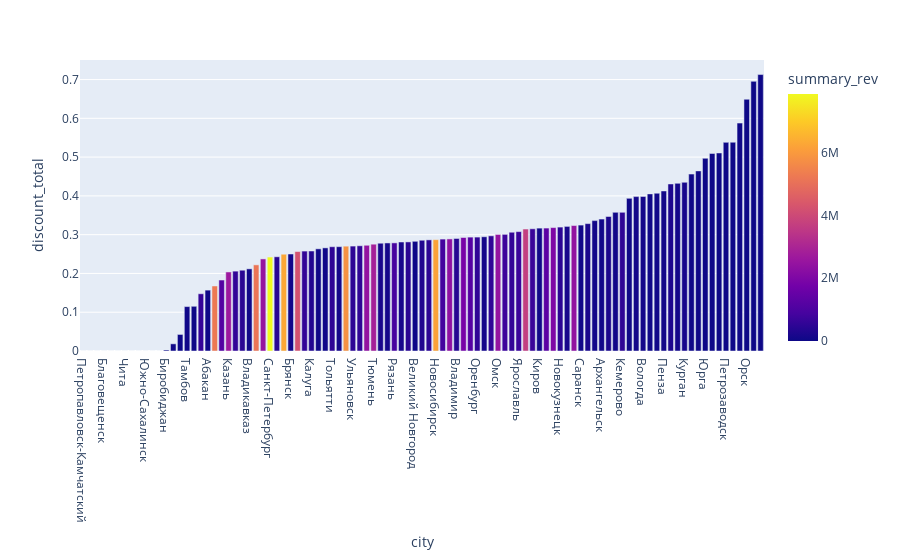

The code cell stored with this chart in its notebook:
### Markdown cell above
доля именно дискаунта в чеке то есть грубо говоря разница между ценой за которую был куплен товар и изначальной ценой (до дискаунта) 

из этого графика можно сделать вывод что в городах где покупают не так много предпочитают покупать по огромному дискаунту (правая часть графика) 

в городах же где суммарное revenue повыше доля дискаунта значительно меньше (опять кстати среди относительно крупных покупателей выделяются города расположенные в сибири и на урале)

### Code cell
px.bar(compare_disc.query('city!="Москва"').sort_values('discount_total'), x = 'city',y ='discount_total', 
       hover_data= ['summary_rev'], color = 'summary_rev')

### Figure 1 — Plotly figure (JSON) as saved in the notebook; plotly's stock layout.template omitted (floating-point values rounded to 4 significant figures)
{"data": [{"alignmentgroup": "True", "customdata": [[10950.0], [17750.0], [8380.0], [5065.0], [12140.0], [7255], [10700.0], [5685.0], [745], [10178], [30160.0], [9284.0], [9859.0], [49782], [22930.0], [66770.0], [11330.0], [612600.0], [48890.0], [5246000.0], [1151000.0], [2639000.0], [583500.0], [430300.0], [58200.0], [5143000.0], [2496000.0], [7864000.0], [430500.0], [6269000.0], [99040.0], [4220000.0], [588100.0], [329400.0], [40670.0], [65280.0], [509300.0], [120100.0], [5828000.0], [493900.0], [521100.0], [2435000.0], [2846000.0], [190300.0], [128100.0], [886100.0], [171800.0], [448000.0], [21340.0], [289900.0], [483300.0], [6186000.0], [848100.0], [2359000.0], [405800.0], [1873000.0], [1174000.0], [540400.0], [120600.0], [547800.0], [2476000.0], [738800.0], [595600.0], [704800.0], [3702000.0], [672800.0], [61590.0], [1285000.0], [1998000.0], [478300.0], [180800.0], [2421000.0], [80460.0], [208100.0], [92640.0], [73700.0], [227100.0], [79990.0], [517900.0], [50650.0], [97370.0], [108700.0], [53680.0], [57540.0], [87140.0], [249300.0], [104200.0], [167600.0], [51550.0], [46090.0], [12730.0], [35230.0], [18210.0], [37350.0], [27190.0], [39760.0], [15720.0], [4953.0], [15090.0]], "hovertemplate": "city=%{x}<br>discount_total=%{y}<br>summary_rev=%{marker.color}<extra></extra>", "legendgroup": "", "marker": {"color": [10950.0, 17750.0, 8380.0, 5065.0, 12140.0, 7255, 10700.0, 5685.0, 745, 10178, 30160.0, 9284.0, 9859.0, 49782, 22930.0, 66770.0, 11330.0, 612600.0, 48890.0, 5246000.0, 1151000.0, 2639000.0, 583500.0, 430300.0, 58200.0, 5143000.0, 2496000.0, 7864000.0, 430500.0, 6269000.0, 99040.0, 4220000.0, 588100.0, 329400.0, 40670.0, 65280.0, 509300.0, 120100.0, 5828000.0, 493900.0, 521100.0, 2435000.0, 2846000.0, 190300.0, 128100.0, 886100.0, 171800.0, 448000.0, 21340.0, 289900.0, 483300.0, 6186000.0, 848100.0, 2359000.0, 405800.0, 1873000.0, 1174000.0, 540400.0, 120600.0, 547800.0, 2476000.0, 738800.0, 595600.0, 704800.0, 3702000.0, 672800.0, 61590.0, 1285000.0, 1998000.0, 478300.0, 180800.0, 2421000.0, 80460.0, 208100.0, 92640.0, 73700.0, 227100.0, 79990.0, 517900.0, 50650.0, 97370.0, 108700.0, 53680.0, 57540.0, 87140.0, 249300.0, 104200.0, 167600.0, 51550.0, 46090.0, 12730.0, 35230.0, 18210.0, 37350.0, 27190.0, 39760.0, 15720.0, 4953.0, 15090.0], "coloraxis": "coloraxis"}, "name": "", "offsetgroup": "", "orientation": "v", "showlegend": false, "textposition": "auto", "type": "bar", "x": ["Петропавловск-Камчатский", "Кызыл", "Магадан", "Благовещенск", "Улан-Удэ", "Нарьян-Мар", "Чита", "Элиста", "Анадырь", "Южно-Сахалинск", "Якутск", "Хабаровск", "Биробиджан", "Махачкала", "Владивосток", "Тамбов", "Нальчик", "Одинцово", "Абакан", "Московская Область", "Балашиха", "Казань", "Подольск", "Ногинск", "Владикавказ", "Екатеринбург", "Нижний Новгород", "Санкт-Петербург", "Курск", "Ростов-на-Дону", "Брянск", "Самара", "Астрахань", "Калуга", "Стерлитамак", "Пятигорск", "Тольятти", "Орел", "Краснодар", "Ульяновск", "Иваново", "Уфа", "Тюмень", "Липецк", "Смоленск", "Рязань", "Белгород", "Тула", "Великий Новгород", "Ижевск", "Ставрополь", "Новосибирск", "Саратов", "Воронеж", "Владимир", "Челябинск", "Калининград", "Оренбург", "Магнитогорск", "Барнаул", "Омск", "Томск", "Сургут", "Ярославль", "Красноярск", "Тверь", "Киров", "Пермь", "Иркутск", "Новокузнецк", "Набережные Челны", "Волгоград", "Саранск", "Чебоксары", "Ханты-Мансийск", "Архангельск", "Новороссийск", "Кострома", "Кемерово", "Ноябрьск", "Нижний Тагил", "Вологда", "Тобольск", "Черкесск", "Пенза", "Мурманск", "Майкоп", "Курган", "Сыктывкар", "Альметьевск", "Юрга", "Псков", "Грозный", "Петрозаводск", "Йошкар-Ола", "Бийск", "Орск", "Прокопьевск", "Братск"], "xaxis": "x", "y": [0, 0, 0, 0, 0, 0, 0, 0, 0, 0, 0, 0, 0.002637, 0.01848, 0.04268, 0.1145, 0.1153, 0.1476, 0.157, 0.1677, 0.183, 0.2038, 0.2059, 0.2083, 0.2118, 0.2221, 0.2374, 0.2423, 0.243, 0.2495, 0.2501, 0.2564, 0.2577, 0.2579, 0.2635, 0.2659, 0.2689, 0.269, 0.2703, 0.2706, 0.2713, 0.2726, 0.2754, 0.2779, 0.2786, 0.2788, 0.2811, 0.2813, 0.2829, 0.2856, 0.2866, 0.2871, 0.2886, 0.289, 0.2902, 0.2927, 0.2937, 0.2937, 0.2946, 0.297, 0.3005, 0.3008, 0.3063, 0.3078, 0.3145, 0.3151, 0.3169, 0.317, 0.3182, 0.3195, 0.3213, 0.3236, 0.3247, 0.3285, 0.3362, 0.3401, 0.3468, 0.3575, 0.3575, 0.3936, 0.3981, 0.3985, 0.4051, 0.4069, 0.4127, 0.4307, 0.4323, 0.435, 0.4562, 0.4645, 0.4969, 0.5094, 0.5107, 0.538, 0.5384, 0.5877, 0.6492, 0.6954, 0.7129], "yaxis": "y"}], "layout": {"barmode": "relative", "coloraxis": {"colorbar": {"title": {"text": "summary_rev"}}, "colorscale": [[0, "#0d0887"], [0.1111, "#46039f"], [0.2222, "#7201a8"], [0.3333, "#9c179e"], [0.4444, "#bd3786"], [0.5556, "#d8576b"], [0.6667, "#ed7953"], [0.7778, "#fb9f3a"], [0.8889, "#fdca26"], [1, "#f0f921"]]}, "legend": {"tracegroupgap": 0}, "margin": {"t": 60}, "xaxis": {"anchor": "y", "domain": [0, 1], "title": {"text": "city"}}, "yaxis": {"anchor": "x", "domain": [0, 1], "title": {"text": "discount_total"}}}}
